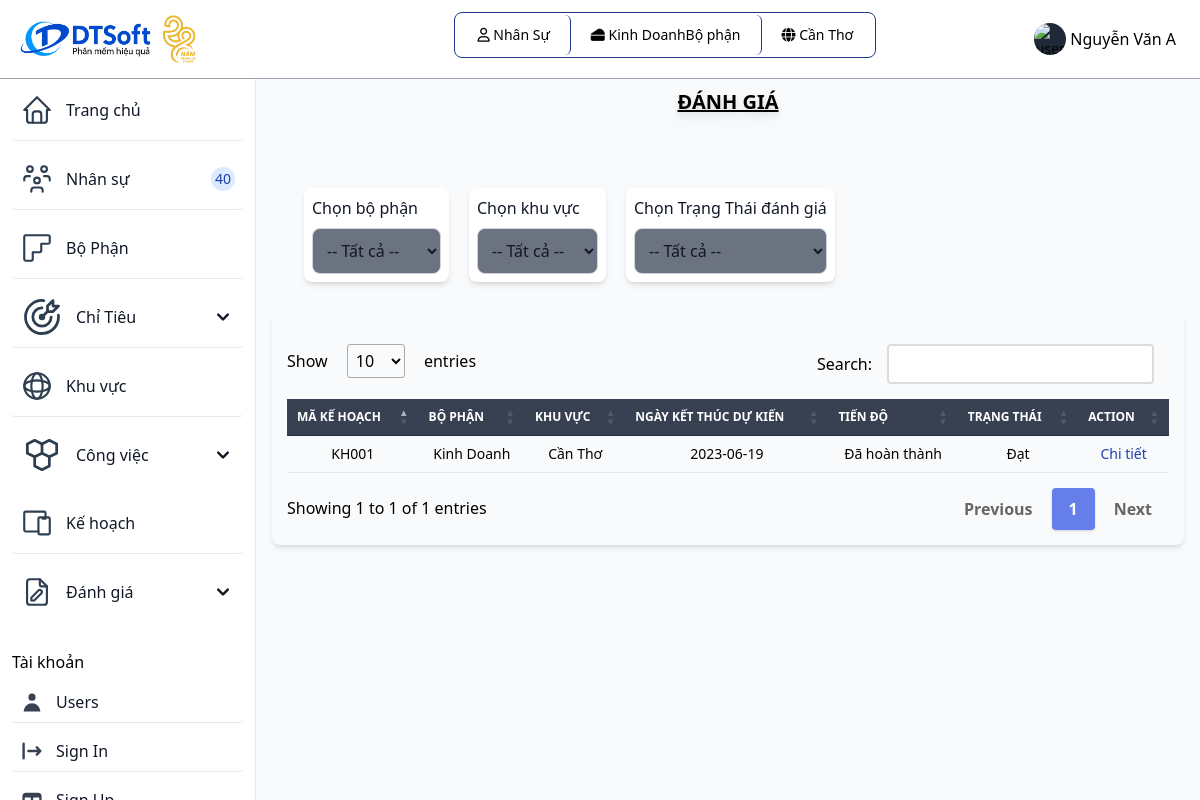
The app's page /danhgia.php (signed in), older data.
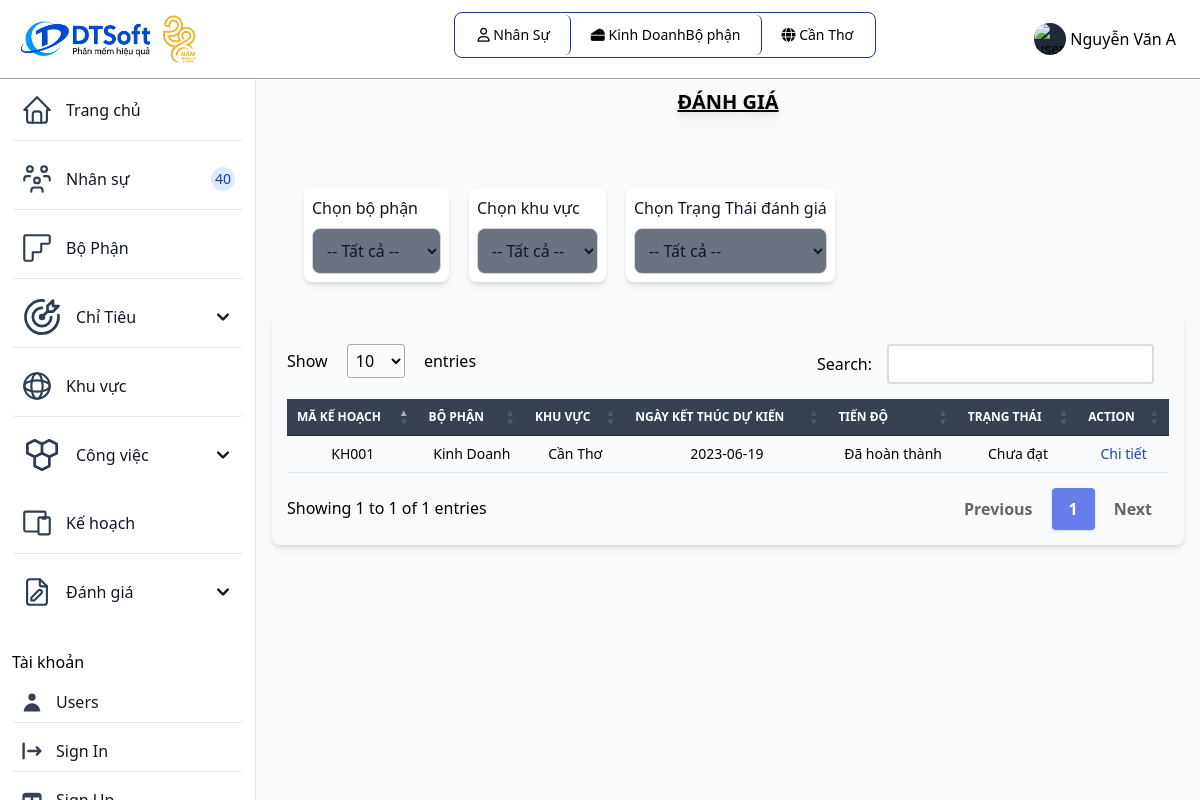
The same page, newer data.
### tables this page shows
CREATE TABLE `kehoachgiaoviec` (
  `id_kehoachgiaoviec` varchar(10) NOT NULL,
  `id_bophan` varchar(10) NOT NULL,
  `id_khuvuc` varchar(10) NOT NULL,
  `tenkh` varchar(255) NOT NULL,
  `ngaybatdau` date NOT NULL,
  `ngayktdukien` date NOT NULL,
  `ngayktthucte` date NOT NULL,
  `trangthai` varchar(30) NOT NULL
);

CREATE TABLE `bophan` (
  `id_bophan` varchar(10) NOT NULL,
  `id_khuvuc` varchar(10) NOT NULL,
  `tenbophan` varchar(255) NOT NULL,
  `cvchuyenmon` varchar(255) NOT NULL
);

CREATE TABLE `khuvuc` (
  `id_khuvuc` varchar(10) NOT NULL,
  `tenkhuvuc` varchar(255) NOT NULL,
  `diachi` varchar(255) NOT NULL,
  `sdt` int(20) NOT NULL
);

### danhgia.php (the view, shortened to what the changed rows need)
<?php
include "inc/header.php";
include "db/database.php";
?>
<div class="p-4 sm:ml-64">
    <div class="mb-4">
        <div class="relative overflow-x-auto shadow-md sm:rounded-lg">
            <table class="w-full text-sm text-gray-500 dark:text-gray-400" id="myTable3">
                <thead class="text-xs text-white uppercase bg-gray-700">
                    <tr>
                        <th class="px-3 py-3">
                            Mã kế hoạch
                        </th>
                        <th class="px-3 py-3">
                            Bộ phận
                        </th>
                        <th class="px-3 py-3">
                            Khu vực
                        </th>
                        <th class="px-3 py-3">
                            Ngày kết thúc dự kiến
                        </th>
                        <th class="px-3 py-3">
                            Tiến độ
                        </th>
                        <th class="px-3 py-3">
                            Trạng thái
                        </th>
                        <th class="px-3 py-3">
                            Action
                        </th>
                    </tr>
                </thead>
                <tbody class="text-black text-center">
                    <?php
                    $id_vt = $_SESSION['id_vaitro'];
                    $id_bp = $_SESSION['id_bophan'];
                    $id_kv = $_SESSION['id_khuvuc'];
                    if ($id_vt == "NS" or $id_vt == "QLBP") {
                        $condition = "id_bophan = '" . $id_bp . "'";
                    } else {
                        $condition = "id_khuvuc = '" . $id_kv . "'";
                    }
                    $sql = "SELECT * FROM kehoachgiaoviec";
                    if (!empty($condition)) {
                        $sql .= " WHERE $condition";
                    }
                    $result = mysqli_query($ketnoi, $sql);
                    while ($row = mysqli_fetch_array($result)) {
                        $id_kehoachgiaoviec = $row["id_kehoachgiaoviec"];
                        $ngayktdukien = $row["ngayktdukien"];
                        $id_bophan = $row["id_bophan"];
                        $id_khuvuc = $row["id_khuvuc"];
                        $trangthai = $row["trangthai"];
                        $sql_bophan = "SELECT `tenbophan`,`id_khuvuc` FROM `bophan` WHERE `id_bophan` = '" . $id_bophan . "'";
                        $result_bophan = mysqli_query($ketnoi, $sql_bophan);
                        $row_bophan = mysqli_fetch_array($result_bophan);
                        $tenbophan = $row_bophan["tenbophan"];
                        $sql_khuvuc = "SELECT `tenkhuvuc` FROM `khuvuc` WHERE `id_khuvuc` = '" . $id_khuvuc . "'";
                        $result_khuvuc = mysqli_query($ketnoi, $sql_khuvuc);
                        $row_khuvuc = mysqli_fetch_array($result_khuvuc);
                        $tenkhuvuc = $row_khuvuc["tenkhuvuc"];
                    ?>
                        <tr class="bg-white border-b dark:border-gray-700 hover:bg-gray-50">
                            <td scope="row" class="px-3 py-4 text-black">
                                <?php echo $id_kehoachgiaoviec ?>
                            </td>
                            <td class="px-3 py-4 font-medium whitespace-nowrap">
                                <?php echo $tenbophan ?>
                            </td>
                            <td class="px-3 py-4 font-medium whitespace-nowrap">
                                <?php echo $tenkhuvuc ?>
                            </td>
                            <td class="px-3 py-4 font-medium whitespace-nowrap">
                                <?php echo $ngayktdukien ?>
                            </td>
                            <td class="px-3 py-4 font-medium whitespace-nowrap">
                                Đã hoàn thành
                            </td>
                            <td class="px-3 py-4 font-medium whitespace-nowrap text-center">
                                <?php
                                    if ($trangthai=='-- Chọn đánh giá --' or $trangthai=='') {
                                        echo 'Chưa đánh giá';
                                    }
                                    else echo $trangthai;
                                ?>
                            </td>
                            <td class="px-3 py-4 font-medium whitespace-nowrap text-center">
                                <a class="text-blue-800" href="chitietdanhgia.php?id=<?php echo $id_kehoachgiaoviec ?>">Chi tiết</a>
                            </td>
                        </tr>
                    <?php } ?>
                </tbody>
            </table>
        </div>
    </div>
</div>
</body>
</html>

Row changes from the older to the newer data that the page shows:
changed kehoachgiaoviec "KH001": trangthai "Đạt" → "Chưa đạt"
